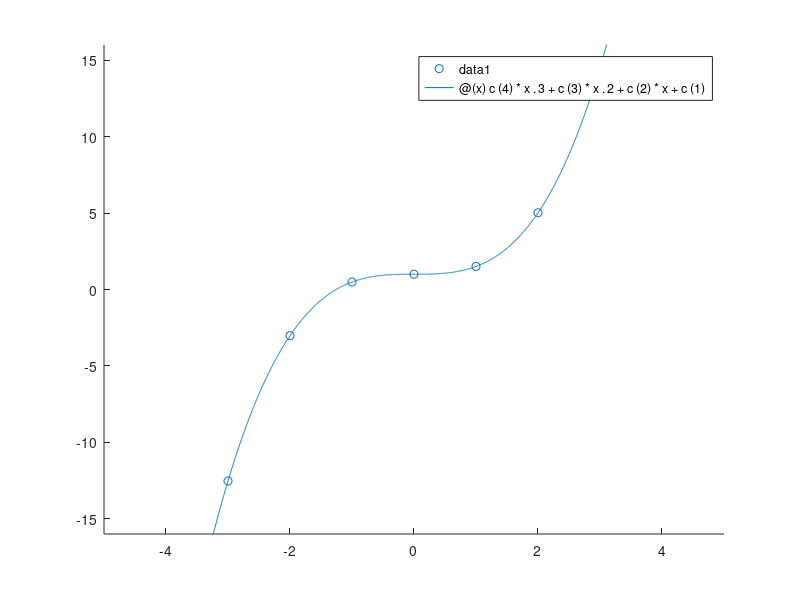

The MATLAB script that drew this image:

x = [-3, -2, -1, 0, 1, 2, 3]';
y = [-12.529999999999999, -3.02, 0.49, 1.00, 1.51, 5.02, 14.529999999999999]';
hold on
scatter(x,y)

disp("The Vandermonde matrix of the problem:");
A = [ones(size(x)) x x.^2 x.^3];
disp(A);

disp("The Vector of coefficients");
c = pinv(A)*y;
disp(c);
fplot(@(x)c(4)*x.^3 + c(3)*x.^2 + c(2)*x + c(1));

disp("The Error:");
n = norm(A*c - y, 2);
disp(n);

xlim([-5 5])
ylim([-16 16])
hold off